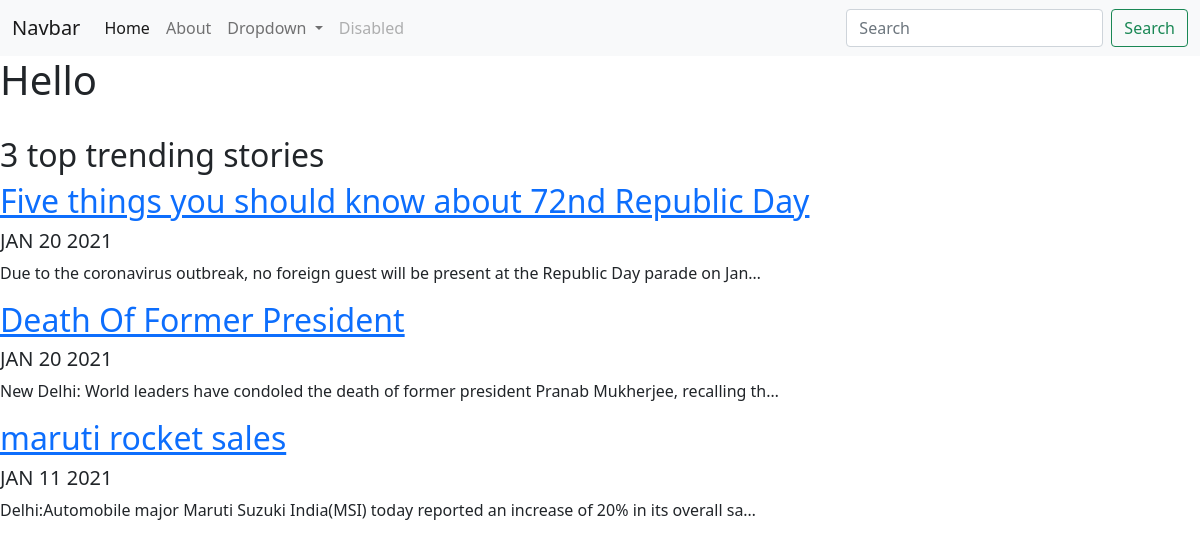
Screenshot of /blog/ with the database file from the repository.
### blog/models.py (models this page shows, shortened)
class Blog(models.Model):
    title = models.CharField(max_length=200)
    decription = models.TextField(max_length=250)
    date = models.DateField()

### blog/views.py (the view)
# urls.py: path('',views.all_blogs,name='all_blogs'),
def all_blogs(request):
    blogs = Blog.objects.order_by('-date')
    return render(request, "blog/all_blogs.html",{'blogs':blogs})

### blog/templates/blog/all_blogs.html
{% extends 'portfolio/base.html' %}
{% block content %}
<h1> Hello </h1>
<br>
<h2> {{ blogs.count }} top trending storie{{ blogs.count| pluralize }} </h2>
{% for blog in blogs %}
<a href="{% url 'blog:detail' blog.id %}"><h2>{{ blog.title }}</h2></a>
<h5>{{ blog.date|date:'M d Y'|upper }}</h5>
<p>{{ blog.decription|striptags|truncatechars:100 }}</p>
{% endfor %}
{% endblock %}

### rows the page displays
Blog: title "Five things you should know about 72nd Republic Day", date "JAN 20 2021", decription "Due to the coronavirus outbreak, no foreign guest will be present at the Republic Day parade on Jan…"
Blog: title "Death Of Former President", date "JAN 20 2021", decription "New Delhi: World leaders have condoled the death of former president Pranab Mukherjee, recalling th…"
Blog: title "maruti rocket sales", date "JAN 11 2021", decription "Delhi:Automobile major Maruti Suzuki India(MSI) today reported an increase of 20% in its overall sa…"

### other values shown
{{ blogs.count }} "3"
{{ blogs.count| pluralize }} "s"
